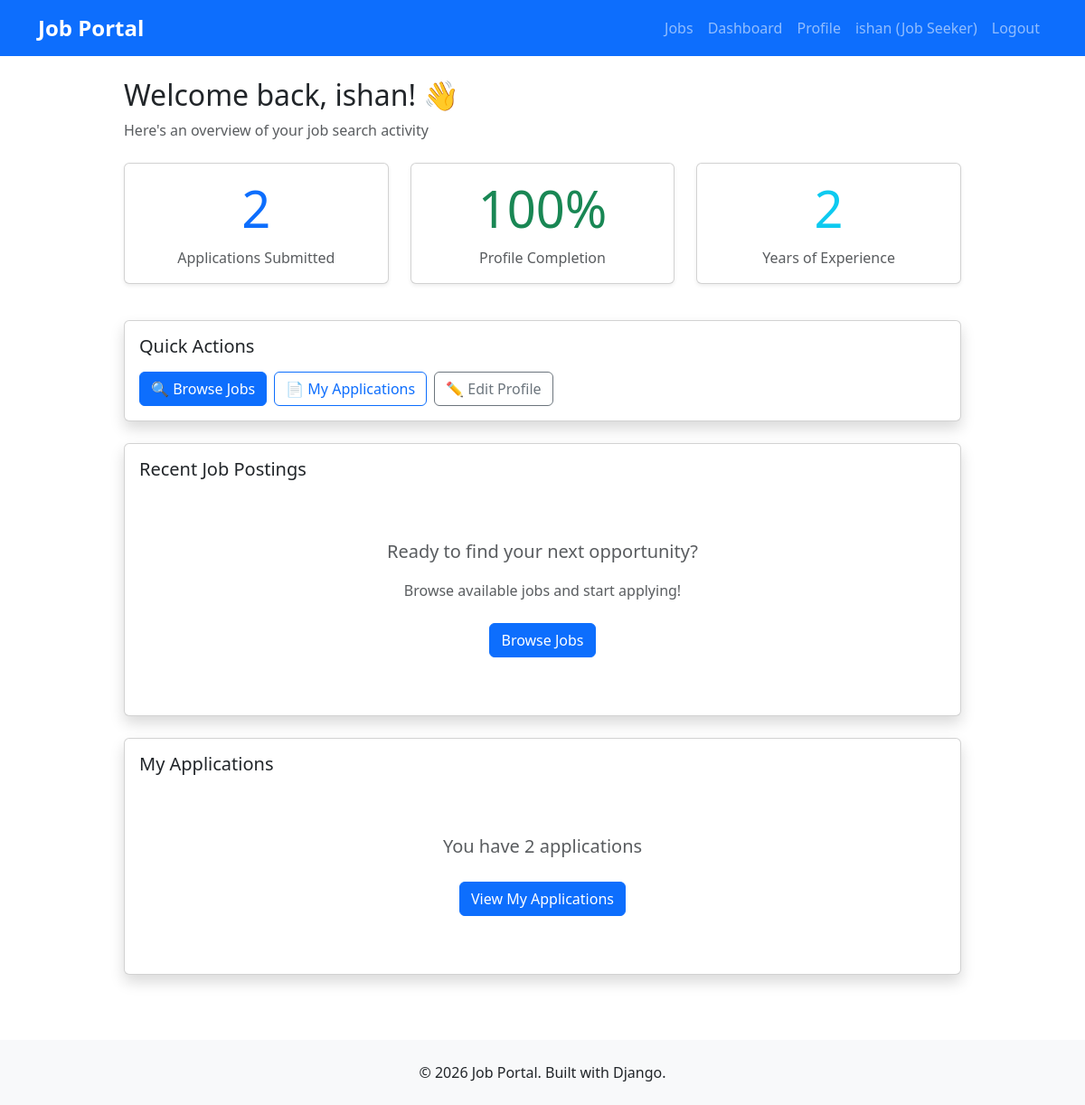
Page /users/dashboard/ (signed in) on the committed database.
### users/models.py (models this page shows)
class User(AbstractUser):
    USER_TYPES = (
        ('job_seeker', 'Job Seeker'),
        ('employer', 'Employer'),
    )
    user_type = models.CharField(max_length=20, choices=USER_TYPES)
    phone = models.CharField(max_length=15, blank=True)
    created_at = models.DateTimeField(auto_now_add=True)
    class Meta:
        db_table = 'users'

class JobSeekerProfile(models.Model):
    user = models.OneToOneField(User, on_delete=models.CASCADE)
    resume = models.FileField(upload_to='resumes/', blank=True)
    skills = models.TextField(blank=True)
    experience_years = models.IntegerField(default=0)
    education = models.CharField(max_length=200, blank=True)
    class Meta:
        db_table = 'job_seeker_profiles'

### users/views.py (the view, shortened to what this page needs)
# urls.py: path('dashboard/', views.dashboard_view, name='dashboard'),
@login_required
def dashboard_view(request):
    user = request.user
    if user.user_type == 'job_seeker':
        try:
            profile = user.jobseekerprofile
        except:
            from .models import JobSeekerProfile
            profile = JobSeekerProfile.objects.create(user=user)
        profile_fields = [
            user.first_name,
            user.last_name,
            user.email,
            user.phone,
            profile.resume,
            profile.skills,
            profile.education,
        ]
        completed_fields = sum(1 for field in profile_fields if field)
        profile_completion = int((completed_fields / len(profile_fields)) * 100)
        from jobs.models import Application
        applications_count = Application.objects.filter(applicant=user).count()
        context = {
            'profile': profile,
            'applications_count': applications_count,
            'profile_completion': profile_completion,
        }
        return render(request, 'users/dashboard_job_seeker.html', context)

### templates/users/dashboard_job_seeker.html (shortened to what this page needs)
{% extends 'base.html' %}
{% block content %}
<div class="row">
    <div class="col-lg-10 mx-auto">
        <div class="mb-4">
            <h2>Welcome back, {{ user.first_name }}! 👋</h2>
            <p class="text-muted">Here's an overview of your job search activity</p>
        </div>
        <div class="row mb-4">
            <div class="col-md-4 mb-3">
                <div class="card shadow-sm h-100">
                    <div class="card-body text-center">
                        <h1 class="display-4 text-primary mb-2">{{ applications_count }}</h1>
                        <p class="text-muted mb-0">Applications Submitted</p>
                    </div>
                </div>
            </div>
            <div class="col-md-4 mb-3">
                <div class="card shadow-sm h-100">
                    <div class="card-body text-center">
                        <h1 class="display-4 text-success mb-2">{{ profile_completion }}%</h1>
                        <p class="text-muted mb-0">Profile Completion</p>
                    </div>
                </div>
            </div>
            <div class="col-md-4 mb-3">
                <div class="card shadow-sm h-100">
                    <div class="card-body text-center">
                        <h1 class="display-4 text-info mb-2">{{ profile.experience_years }}</h1>
                        <p class="text-muted mb-0">Years of Experience</p>
                    </div>
                </div>
            </div>
        </div>
        <div class="card shadow mb-4">
            <div class="card-body">
                <h5 class="card-title mb-3">Quick Actions</h5>
                <div class="d-grid gap-2 d-md-flex">
                    <a href="{% url 'jobs:job_list' %}" class="btn btn-primary">
                        🔍 Browse Jobs
                    </a>
                    <a href="{% url 'jobs:my_applications' %}" class="btn btn-outline-primary">
                        📄 My Applications
                    </a>
                    <a href="{% url 'users:profile_edit' %}" class="btn btn-outline-secondary">
                        ✏️ Edit Profile
                    </a>
                </div>
            </div>
        </div>
        <div class="card shadow">
            <div class="card-body">
                <h5 class="card-title mb-3">Recent Job Postings</h5>
                <div class="text-center text-muted py-5">
                    <p class="lead">Ready to find your next opportunity?</p>
                    <p>Browse available jobs and start applying!</p>
                    <a href="{% url 'jobs:job_list' %}" class="btn btn-primary mt-2">Browse Jobs</a>
                </div>
            </div>
        </div>
        <div class="card shadow mt-4">
            <div class="card-body">
                <h5 class="card-title mb-3">My Applications</h5>
                {% if applications_count > 0 %}
                    <div class="text-center text-muted py-5">
                        <p class="lead">You have {{ applications_count }} application{{ applications_count|pluralize }}</p>
                        <a href="{% url 'jobs:my_applications' %}" class="btn btn-primary mt-2">View My Applications</a>
                    </div>
                {% else %}
                    <div class="text-center text-muted py-5">
                        <p class="lead">You haven't applied to any jobs yet</p>
                        <p>Start browsing jobs and submit your applications!</p>
                        <a href="{% url 'jobs:job_list' %}" class="btn btn-primary mt-2">Browse Jobs</a>
                    </div>
                {% endif %}
            </div>
        </div>
    </div>
</div>
{% endblock %}

### templates/base.html (shortened to what this page needs)
<!DOCTYPE html>
<html lang="en">
<head>
    <link href="https://cdn.jsdelivr.net/npm/bootstrap@5.3.0/dist/css/bootstrap.min.css" rel="stylesheet">
    {% load static %}
    <link rel="stylesheet" href="{% static 'css/style.css' %}">
</head>
<body>
    <nav class="navbar navbar-expand-lg navbar-dark bg-primary">
        <div class="container">
            <a class="navbar-brand" href="{% url 'home' %}">
                <strong>Job Portal</strong>
            </a>
            <div class="collapse navbar-collapse" id="navbarNav">
                <ul class="navbar-nav ms-auto">
                    <li class="nav-item">
                        <a class="nav-link" href="{% url 'jobs:job_list' %}">Jobs</a>
                    </li>
                    {% if user.is_authenticated %}
                        <li class="nav-item">
                            <a class="nav-link" href="{% url 'users:dashboard' %}">Dashboard</a>
                        </li>
                        <li class="nav-item">
                            <a class="nav-link" href="{% url 'users:profile' %}">Profile</a>
                        </li>
                        <li class="nav-item">
                            <a class="nav-link" href="#">
                                {{ user.username }} ({{ user.get_user_type_display }})
                            </a>
                        </li>
<li class="nav-item">
    <a class="nav-link" href="{% url 'users:logout' %}">Logout</a>
</li>
                    {% endif %}
                </ul>
            </div>
        </div>
    </nav>
    <main class="container my-4">
        {% block content %}
        {% endblock %}
    </main>
    <footer class="bg-light text-center py-4 mt-5">
        <div class="container">
            <p class="mb-0">&copy; 2026 Job Portal. Built with Django.</p>
        </div>
    </footer>
</body>
</html>

### static/css/style.css (style rules this page uses)
body { min-height: 100vh; display: flex; flex-direction: column; }
main { flex: 1; }
.navbar-brand { font-size: 1.5rem; }
.card { box-shadow: 0 2px 4px rgba(0,0,0,0.1); transition: transform 0.2s; }

### rows in the picture
User: username "ishan", user_type "Job Seeker", first_name "ishan"
JobSeekerProfile: experience_years "2"

### other values in the picture
{{ applications_count }} "2"
{{ profile_completion }} "100"
